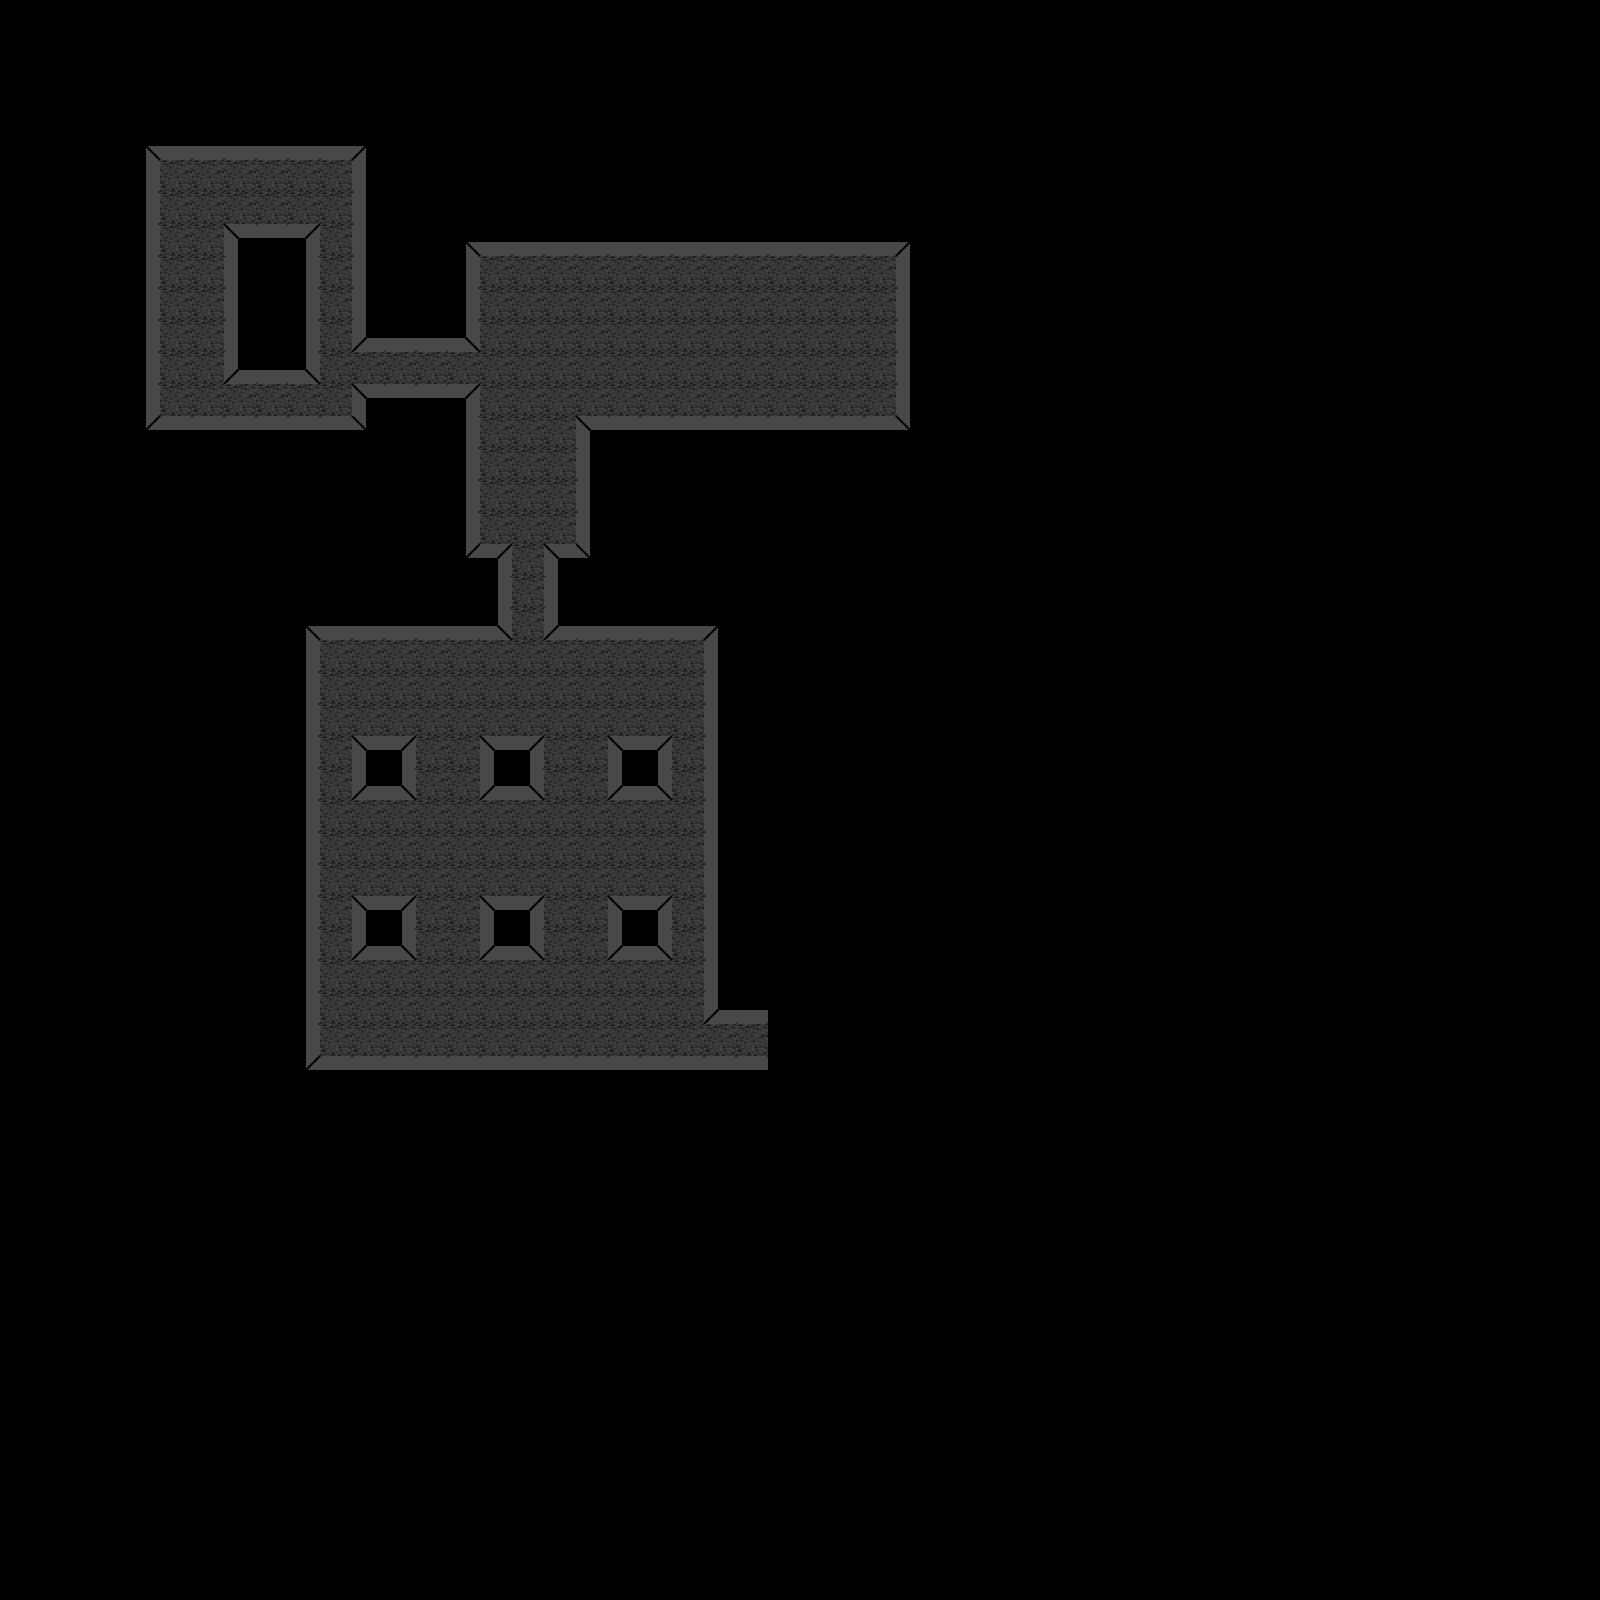

Below is a game level as drawn by its tile map, then a one-line description and the .tmx file that defines it, in full:
An orthogonal 50x50 tile map with 32x32 px tiles, 1 tile layer (background) and 11 objects (9x Enemy, Player, PlayerTrigger).

<map version="1.0" tiledversion="1.0.3" orientation="orthogonal" renderorder="left-up" width="50" height="50" tilewidth="32" tileheight="32" nextobjectid="19">
 <tileset firstgid="1" name="dark_tileset" tilewidth="32" tileheight="32" tilecount="16" columns="4">
  <image source="../images/dark_tileset.png" width="128" height="128" />
 </tileset>
 <layer name="background" width="50" height="50">
  <data encoding="csv">
1,1,1,1,1,1,1,1,1,1,1,1,1,1,1,1,1,1,1,1,1,1,1,1,1,1,1,1,1,1,1,1,1,1,1,1,1,1,1,1,1,1,1,1,1,1,1,1,1,1,
1,1,1,1,1,1,1,1,1,1,1,1,1,1,1,1,1,1,1,1,1,1,1,1,1,1,1,1,1,1,1,1,1,1,1,1,1,1,1,1,1,1,1,1,1,1,1,1,1,1,
1,1,1,1,1,1,1,1,1,1,1,1,1,1,1,1,1,1,1,1,1,1,1,1,1,1,1,1,1,1,1,1,1,1,1,1,1,1,1,1,1,1,1,1,1,1,1,1,1,1,
1,1,1,1,1,1,1,1,1,1,1,1,1,1,1,1,1,1,1,1,1,1,1,1,1,1,1,1,1,1,1,1,1,1,1,1,1,1,1,1,1,1,1,1,1,1,1,1,1,1,
1,1,1,1,2,3,3,3,3,3,3,4,1,1,1,1,1,1,1,1,1,1,1,1,1,1,1,1,1,1,1,1,1,1,1,1,1,1,1,1,1,1,1,1,1,1,1,1,1,1,
1,1,1,1,6,7,7,7,7,7,7,8,1,1,1,1,1,1,1,1,1,1,1,1,1,1,1,1,1,1,1,1,1,1,1,1,1,1,1,1,1,1,1,1,1,1,1,1,1,1,
1,1,1,1,6,7,7,7,7,7,7,8,1,1,1,1,1,1,1,1,1,1,1,1,1,1,1,1,1,1,1,1,1,1,1,1,1,1,1,1,1,1,1,1,1,1,1,1,1,1,
1,1,1,1,6,7,7,15,11,16,7,8,1,1,2,3,3,3,3,3,3,3,3,3,3,3,3,3,4,1,1,1,1,1,1,1,1,1,1,1,1,1,1,1,1,1,1,1,1,1,
1,1,1,1,6,7,7,8,1,6,7,8,1,1,6,7,7,7,7,7,7,7,7,7,7,7,7,7,8,1,1,1,1,1,1,1,1,1,1,1,1,1,1,1,1,1,1,1,1,1,
1,1,1,1,6,7,7,8,1,6,7,8,1,1,6,7,7,7,7,7,7,7,7,7,7,7,7,7,8,1,1,1,1,1,1,1,1,1,1,1,1,1,1,1,1,1,1,1,1,1,
1,1,1,1,6,7,7,8,1,6,7,13,3,3,14,7,7,7,7,7,7,7,7,7,7,7,7,7,8,1,1,1,1,1,1,1,1,1,1,1,1,1,1,1,1,1,1,1,1,1,
1,1,1,1,6,7,7,13,3,14,7,7,7,7,7,7,7,7,7,7,7,7,7,7,7,7,7,7,8,1,1,1,1,1,1,1,1,1,1,1,1,1,1,1,1,1,1,1,1,1,
1,1,1,1,6,7,7,7,7,7,7,15,11,11,16,7,7,7,7,7,7,7,7,7,7,7,7,7,8,1,1,1,1,1,1,1,1,1,1,1,1,1,1,1,1,1,1,1,1,1,
1,1,1,1,10,11,11,11,11,11,11,12,1,1,6,7,7,7,15,11,11,11,11,11,11,11,11,11,12,1,1,1,1,1,1,1,1,1,1,1,1,1,1,1,1,1,1,1,1,1,
1,1,1,1,1,1,1,1,1,1,1,1,1,1,6,7,7,7,8,1,1,1,1,1,1,1,1,1,1,1,1,1,1,1,1,1,1,1,1,1,1,1,1,1,1,1,1,1,1,1,
1,1,1,1,1,1,1,1,1,1,1,1,1,1,6,7,7,7,8,1,1,1,1,1,1,1,1,1,1,1,1,1,1,1,1,1,1,1,1,1,1,1,1,1,1,1,1,1,1,1,
1,1,1,1,1,1,1,1,1,1,1,1,1,1,6,7,7,7,8,1,1,1,1,1,1,1,1,1,1,1,1,1,1,1,1,1,1,1,1,1,1,1,1,1,1,1,1,1,1,1,
1,1,1,1,1,1,1,1,1,1,1,1,1,1,10,16,7,15,12,1,1,1,1,1,1,1,1,1,1,1,1,1,1,1,1,1,1,1,1,1,1,1,1,1,1,1,1,1,1,1,
1,1,1,1,1,1,1,1,1,1,1,1,1,1,1,6,7,8,1,1,1,1,1,1,1,1,1,1,1,1,1,1,1,1,1,1,1,1,1,1,1,1,1,1,1,1,1,1,1,1,
1,1,1,1,1,1,1,1,1,2,3,3,3,3,3,14,7,13,3,3,3,3,4,1,1,1,1,1,1,1,1,1,1,1,1,1,1,1,1,1,1,1,1,1,1,1,1,1,1,1,
1,1,1,1,1,1,1,1,1,6,7,7,7,7,7,7,7,7,7,7,7,7,8,1,1,1,1,1,1,1,1,1,1,1,1,1,1,1,1,1,1,1,1,1,1,1,1,1,1,1,
1,1,1,1,1,1,1,1,1,6,7,7,7,7,7,7,7,7,7,7,7,7,8,1,1,1,1,1,1,1,1,1,1,1,1,1,1,1,1,1,1,1,1,1,1,1,1,1,1,1,
1,1,1,1,1,1,1,1,1,6,7,7,7,7,7,7,7,7,7,7,7,7,8,1,1,1,1,1,1,1,1,1,1,1,1,1,1,1,1,1,1,1,1,1,1,1,1,1,1,1,
1,1,1,1,1,1,1,1,1,6,7,15,16,7,7,15,16,7,7,15,16,7,8,1,1,1,1,1,1,1,1,1,1,1,1,1,1,1,1,1,1,1,1,1,1,1,1,1,1,1,
1,1,1,1,1,1,1,1,1,6,7,13,14,7,7,13,14,7,7,13,14,7,8,1,1,1,1,1,1,1,1,1,1,1,1,1,1,1,1,1,1,1,1,1,1,1,1,1,1,1,
1,1,1,1,1,1,1,1,1,6,7,7,7,7,7,7,7,7,7,7,7,7,8,1,1,1,1,1,1,1,1,1,1,1,1,1,1,1,1,1,1,1,1,1,1,1,1,1,1,1,
1,1,1,1,1,1,1,1,1,6,7,7,7,7,7,7,7,7,7,7,7,7,8,1,1,1,1,1,1,1,1,1,1,1,1,1,1,1,1,1,1,1,1,1,1,1,1,1,1,1,
1,1,1,1,1,1,1,1,1,6,7,7,7,7,7,7,7,7,7,7,7,7,8,1,1,1,1,1,1,1,1,1,1,1,1,1,1,1,1,1,1,1,1,1,1,1,1,1,1,1,
1,1,1,1,1,1,1,1,1,6,7,15,16,7,7,15,16,7,7,15,16,7,8,1,1,1,1,1,1,1,1,1,1,1,1,1,1,1,1,1,1,1,1,1,1,1,1,1,1,1,
1,1,1,1,1,1,1,1,1,6,7,13,14,7,7,13,14,7,7,13,14,7,8,1,1,1,1,1,1,1,1,1,1,1,1,1,1,1,1,1,1,1,1,1,1,1,1,1,1,1,
1,1,1,1,1,1,1,1,1,6,7,7,7,7,7,7,7,7,7,7,7,7,8,1,1,1,1,1,1,1,1,1,1,1,1,1,1,1,1,1,1,1,1,1,1,1,1,1,1,1,
1,1,1,1,1,1,1,1,1,6,7,7,7,7,7,7,7,7,7,7,7,7,13,3,1,1,1,1,1,1,1,1,1,1,1,1,1,1,1,1,1,1,1,1,1,1,1,1,1,1,
1,1,1,1,1,1,1,1,1,6,7,7,7,7,7,7,7,7,7,7,7,7,7,7,1,1,1,1,1,1,1,1,1,1,1,1,1,1,1,1,1,1,1,1,1,1,1,1,1,1,
1,1,1,1,1,1,1,1,1,10,11,11,11,11,11,11,11,11,11,11,11,11,11,11,1,1,1,1,1,1,1,1,1,1,1,1,1,1,1,1,1,1,1,1,1,1,1,1,1,1,
1,1,1,1,1,1,1,1,1,1,1,1,1,1,1,1,1,1,1,1,1,1,1,1,1,1,1,1,1,1,1,1,1,1,1,1,1,1,1,1,1,1,1,1,1,1,1,1,1,1,
1,1,1,1,1,1,1,1,1,1,1,1,1,1,1,1,1,1,1,1,1,1,1,1,1,1,1,1,1,1,1,1,1,1,1,1,1,1,1,1,1,1,1,1,1,1,1,1,1,1,
1,1,1,1,1,1,1,1,1,1,1,1,1,1,1,1,1,1,1,1,1,1,1,1,1,1,1,1,1,1,1,1,1,1,1,1,1,1,1,1,1,1,1,1,1,1,1,1,1,1,
1,1,1,1,1,1,1,1,1,1,1,1,1,1,1,1,1,1,1,1,1,1,1,1,1,1,1,1,1,1,1,1,1,1,1,1,1,1,1,1,1,1,1,1,1,1,1,1,1,1,
1,1,1,1,1,1,1,1,1,1,1,1,1,1,1,1,1,1,1,1,1,1,1,1,1,1,1,1,1,1,1,1,1,1,1,1,1,1,1,1,1,1,1,1,1,1,1,1,1,1,
1,1,1,1,1,1,1,1,1,1,1,1,1,1,1,1,1,1,1,1,1,1,1,1,1,1,1,1,1,1,1,1,1,1,1,1,1,1,1,1,1,1,1,1,1,1,1,1,1,1,
1,1,1,1,1,1,1,1,1,1,1,1,1,1,1,1,1,1,1,1,1,1,1,1,1,1,1,1,1,1,1,1,1,1,1,1,1,1,1,1,1,1,1,1,1,1,1,1,1,1,
1,1,1,1,1,1,1,1,1,1,1,1,1,1,1,1,1,1,1,1,1,1,1,1,1,1,1,1,1,1,1,1,1,1,1,1,1,1,1,1,1,1,1,1,1,1,1,1,1,1,
1,1,1,1,1,1,1,1,1,1,1,1,1,1,1,1,1,1,1,1,1,1,1,1,1,1,1,1,1,1,1,1,1,1,1,1,1,1,1,1,1,1,1,1,1,1,1,1,1,1,
1,1,1,1,1,1,1,1,1,1,1,1,1,1,1,1,1,1,1,1,1,1,1,1,1,1,1,1,1,1,1,1,1,1,1,1,1,1,1,1,1,1,1,1,1,1,1,1,1,1,
1,1,1,1,1,1,1,1,1,1,1,1,1,1,1,1,1,1,1,1,1,1,1,1,1,1,1,1,1,1,1,1,1,1,1,1,1,1,1,1,1,1,1,1,1,1,1,1,1,1,
1,1,1,1,1,1,1,1,1,1,1,1,1,1,1,1,1,1,1,1,1,1,1,1,1,1,1,1,1,1,1,1,1,1,1,1,1,1,1,1,1,1,1,1,1,1,1,1,1,1,
1,1,1,1,1,1,1,1,1,1,1,1,1,1,1,1,1,1,1,1,1,1,1,1,1,1,1,1,1,1,1,1,1,1,1,1,1,1,1,1,1,1,1,1,1,1,1,1,1,1,
1,1,1,1,1,1,1,1,1,1,1,1,1,1,1,1,1,1,1,1,1,1,1,1,1,1,1,1,1,1,1,1,1,1,1,1,1,1,1,1,1,1,1,1,1,1,1,1,1,1,
1,1,1,1,1,1,1,1,1,1,1,1,1,1,1,1,1,1,1,1,1,1,1,1,1,1,1,1,1,1,1,1,1,1,1,1,1,1,1,1,1,1,1,1,1,1,1,1,1,1,
1,1,1,1,1,1,1,1,1,1,1,1,1,1,1,1,1,1,1,1,1,1,1,1,1,1,1,1,1,1,1,1,1,1,1,1,1,1,1,1,1,1,1,1,1,1,1,1,1,1
</data>
 </layer>
 <objectgroup name="objects">
  <object id="1" name="player" type="Player" gid="5" x="162.667" y="199.167" width="32" height="32">
   <properties>
    <property name="ammo" type="int" value="10" />
   </properties>
  </object>
  <object id="2" name="enemy1" type="Enemy" gid="9" x="414.667" y="384.167" width="32" height="32">
   <properties>
    <property name="difficulty" type="float" value="0.2" />
   </properties>
  </object>
  <object id="10" name="enemy2" type="Enemy" gid="9" x="503.333" y="310" width="32" height="32">
   <properties>
    <property name="difficulty" type="float" value="0.2" />
   </properties>
  </object>
  <object id="11" name="enemy3" type="Enemy" gid="9" x="783.333" y="370.667" width="32" height="32">
   <properties>
    <property name="difficulty" type="float" value="0.2" />
   </properties>
  </object>
  <object id="12" name="enemy4" type="Enemy" gid="9" x="507.333" y="511.333" width="32" height="32">
   <properties>
    <property name="difficulty" type="float" value="0.2" />
   </properties>
  </object>
  <object id="13" name="enemy5" type="Enemy" gid="9" x="355.333" y="692" width="32" height="32">
   <properties>
    <property name="difficulty" type="float" value="0.2" />
   </properties>
  </object>
  <object id="14" name="enemy6" type="Enemy" gid="9" x="639.333" y="704" width="32" height="32">
   <properties>
    <property name="difficulty" type="float" value="0.2" />
   </properties>
  </object>
  <object id="15" name="enemy7" type="Enemy" gid="9" x="502" y="851.333" width="32" height="32">
   <properties>
    <property name="difficulty" type="float" value="0.2" />
   </properties>
  </object>
  <object id="16" name="enemy9" type="Enemy" gid="9" x="624" y="1017.33" width="32" height="32">
   <properties>
    <property name="difficulty" type="float" value="0.2" />
   </properties>
  </object>
  <object id="17" name="enemy8" type="Enemy" gid="9" x="352.667" y="1020" width="32" height="32">
   <properties>
    <property name="difficulty" type="float" value="0.2" />
   </properties>
  </object>
  <object id="18" name="trigger_levelend" type="PlayerTrigger" gid="7" x="736" y="1056.67" width="32" height="32" />
 </objectgroup>
</map>
